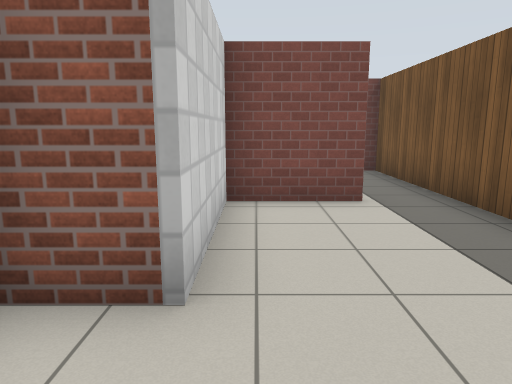
view 1 (above)

20 first-person views from a walk through a robot-simulator world made for Gazebo. The camera is 1.2 m above the floor, tilts 10° down and sees 70° across. The floor is counted in squares, 1 m on a side. Each view is taken from the middle of a square. On the plan, view 1 faces up. The plan holds only what a view shows up to about 14 squares ahead; the rest is blank. Gazebo's built-in surfaces are drawn with simple patterns.

view 2
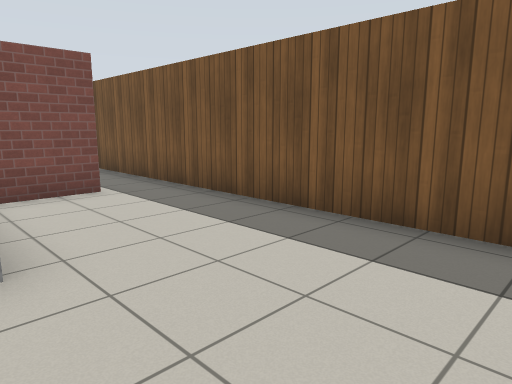

view 3
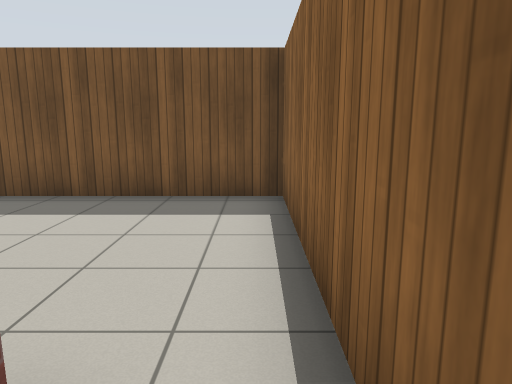

view 4
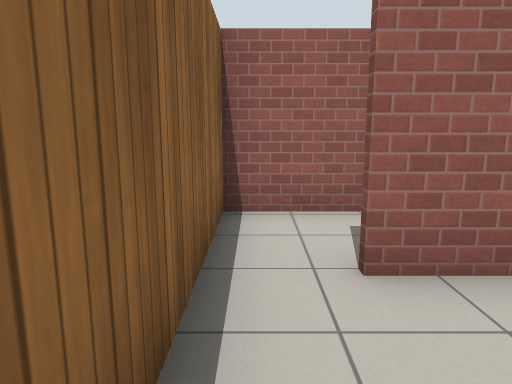

view 5
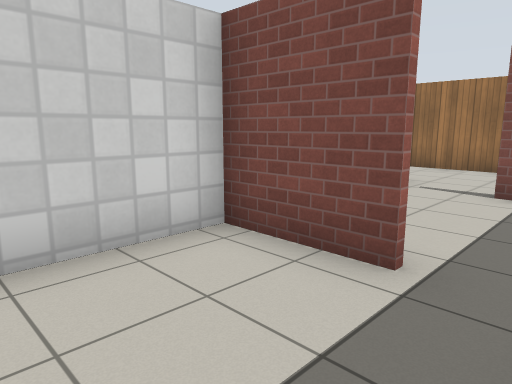

view 6
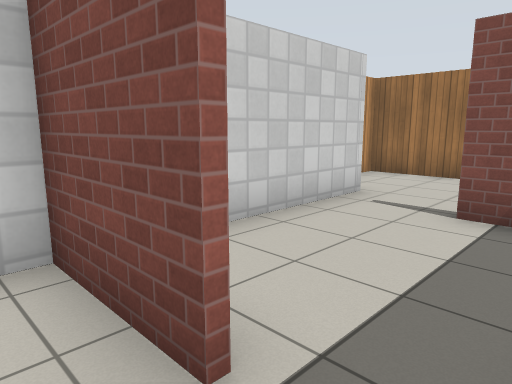

view 7
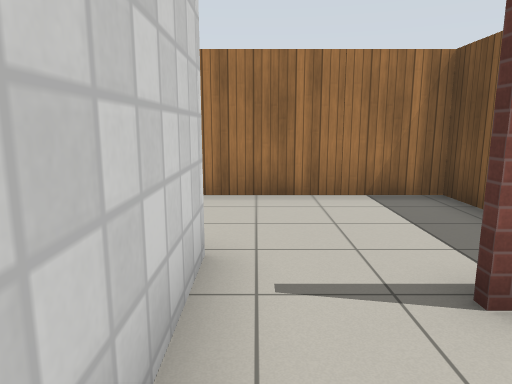

view 8
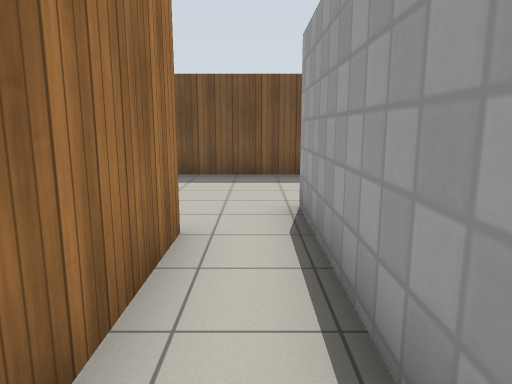

view 9
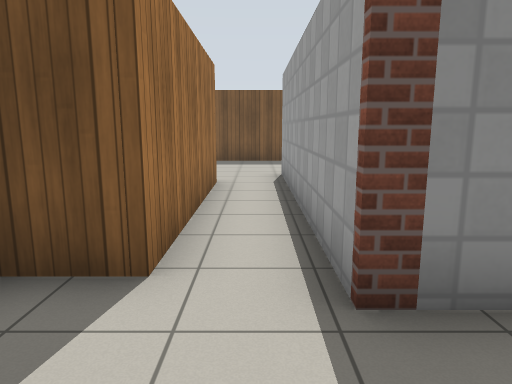

view 10
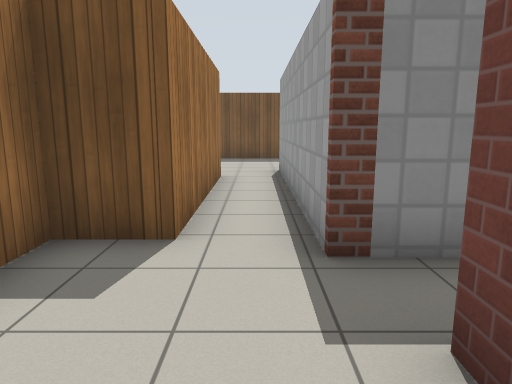

view 11
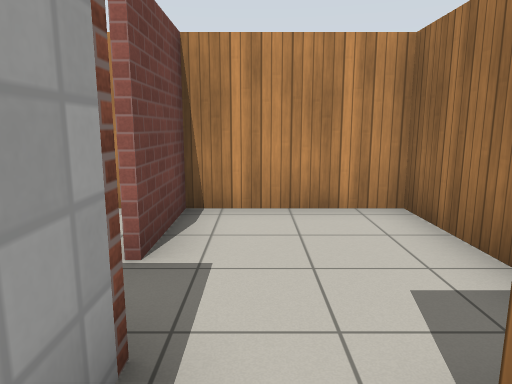

view 12
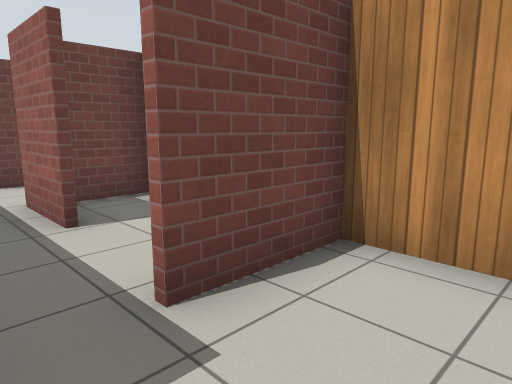

view 13
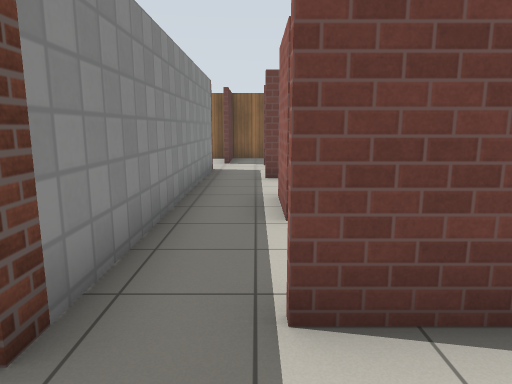

view 14
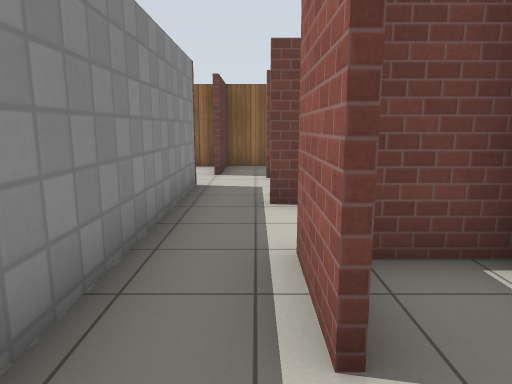

view 15
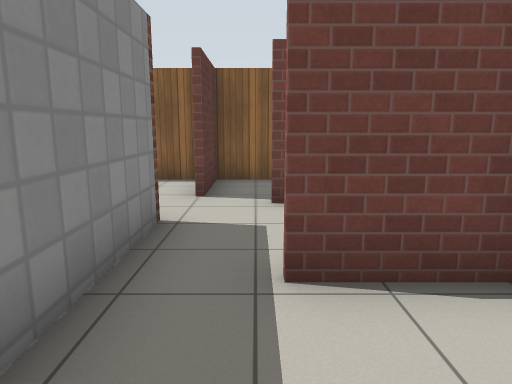

view 16
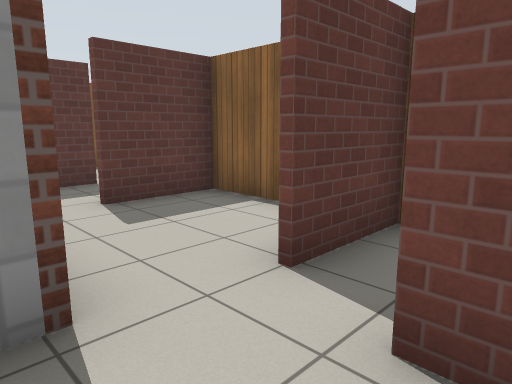

view 17
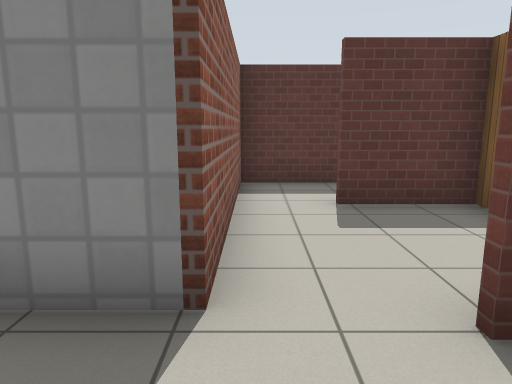

view 18
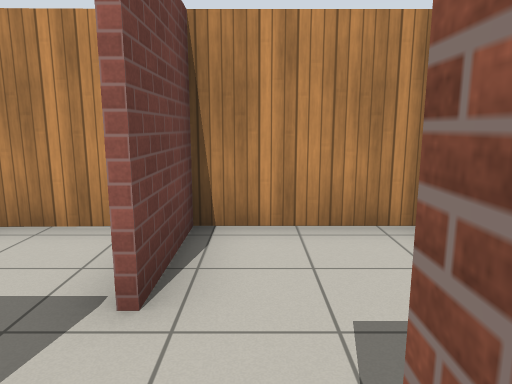

view 19
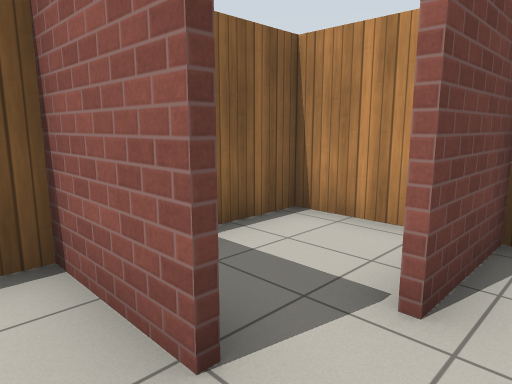

view 20
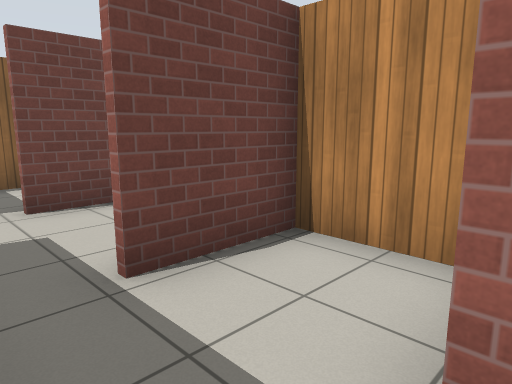

### Floor plan
Points are (right, up) in squares from view 1. A wall is a line through its corners. A room is listed if a view was taken in it or the views show most of it. See-through windows are left out.
Room 1 (views 1, 2, 4, 5, 6)
walls: (-1.8, 1.1) (-1.8, -0.1); (1.9, 5.9) (-0.5, 5.9) (-0.5, 2.3) (-1.7, 2.3); (-2.5, -1.5) (3.4, -1.5) (3.4, 5.5)
ways out: opening at (-2, -1) to room 2; opening at (2.5, 6) to room 3
Room 2 (view 3)
walls: (-4, -1.5) (-2.5, -1.5); (-4.2, -0.6) (-4.2, -1.5)
ways out: opening at (-2, -1) to room 1; opening at (-3, 0) to room 10
Room 3 (view 7)
walls: (3.5, 10.3) (1.5, 10.3); (3.4, 5.5) (3.4, 10); (-0.5, 9.6) (-0.5, 7.9)
ways out: opening at (2.5, 6) to room 1; opening at (0.5, 10) to room 7
Room 4 (views 8, 9, 10, 11, 12, 13)
walls: (-7.7, 11.3) (-1.5, 11.3); (-1.9, 12.9) (-7.2, 12.9) (-7.2, 14.2) (-11.4, 14.2) (-11.4, 10.9) (-9.1, 10.9)
ways out: opening at (-8.5, 11) to room 5; opening at (-2, 12) to room 7
Room 5 (views 14, 15, 20)
walls: (-9.4, 8.4) (-9.4, 6.5); (-7.7, 6.5) (-7.7, 11.3); (-11.5, 6.8) (-10, 6.8)
ways out: opening at (-8.5, 11) to room 4; opening at (-8.5, 7.5) to room 8
Room 6 (views 16, 17, 18, 19)
walls: (-7.9, 0.8) (-7.9, -1.5) (-4, -1.5); (-4.3, -1.5) (-4.3, 0.8); (-3.5, 2.3) (-7.7, 2.3) (-7.7, 3.5); (-11.5, 1.2) (-9.2, 1.2); (-11.4, 4) (-11.4, 1)
ways out: opening at (-8.5, 4) to room 8; opening at (-9, 1) to room 9; opening at (-4, 1.5) to room 10
Room 7 (no view inside)
walls: (-1.5, 11.3) (-0.5, 11.3) (-0.5, 9.6); (3.4, 10) (3.4, 14.5) (-1.8, 14.5) (-1.8, 13.9)
ways out: opening at (0.5, 10) to room 3; opening at (-2, 12) to room 4
Room 8 (no view inside)
walls: (-7.7, 3.5) (-7.7, 6.5); (-11.4, 6.1) (-11.4, 4.3) (-9.1, 4.3)
ways out: opening at (-8.5, 7.5) to room 5; opening at (-8.5, 4) to room 6
Room 9 (no view inside)
walls: (-11.4, 1) (-11.4, -1.5) (-7.9, -1.5); (-8.1, -1.5) (-8.1, 0.8)
ways out: opening at (-9, 1) to room 6
Room 10 (no view inside)
walls: (-4.2, 0.6) (-4.2, -0.6); (-2, -0.1) (-2, 2.3) (-3.5, 2.3)
ways out: opening at (-3, 0) to room 2; opening at (-4, 1.5) to room 6

Where each view was taken, in squares from view 1:
view 1: 0 up, 0 right, facing up
view 2: 1 down, 1 left, facing up-right
view 3: 1 down, 3 left, facing right
view 4: 1 down, 1 right, facing left
view 5: 3 up, 3 right, facing up-left
view 6: 5 up, 3 right, facing up-left
view 7: 8 up, 0 right, facing up
view 8: 12 up, 6 left, facing right
view 9: 12 up, 10 left, facing right
view 10: 12 up, 11 left, facing right
view 11: 12 up, 6 left, facing left
view 12: 13 up, 8 left, facing down-left
view 13: 13 up, 9 left, facing down
view 14: 10 up, 9 left, facing down
view 15: 7 up, 9 left, facing down
view 16: 3 up, 10 left, facing down-right
view 17: 2 up, 10 left, facing right
view 18: 2 up, 7 left, facing left
view 19: 2 up, 7 left, facing down-left
view 20: 7 up, 8 left, facing down-left
